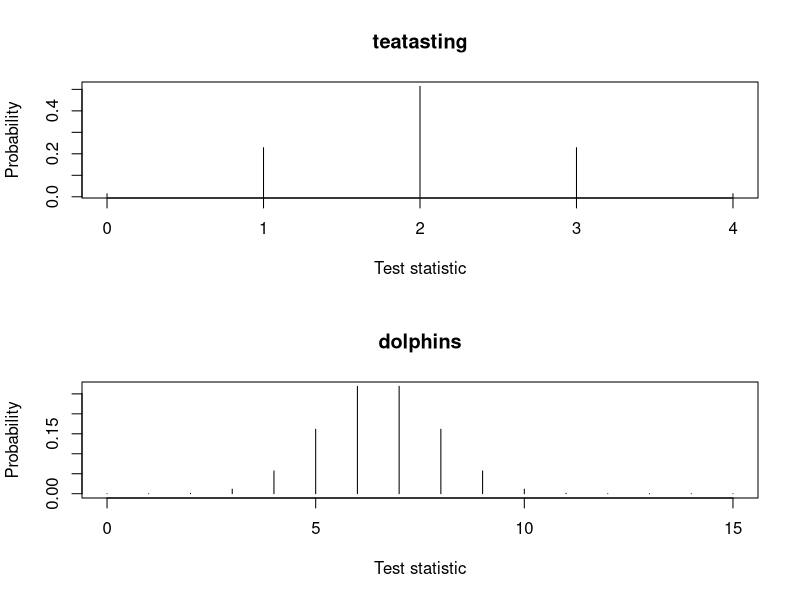

This chart was generated by the following R code:
## ---- chunk 1
allones <- c(teatasting=4, dolphins=13)
allzeroes <- c(teatasting=4, dolphins=17)
n_t <- c(teatasting=4, dolphins=15)

plot_dens <- function(expt){
plot(0:n_t[expt],
     dhyper(0:n_t[expt], m=allones[expt],
            n=allzeroes[expt], k=n_t[expt]),
      type="h", xlab="Test statistic", ylab="Probability",
      main=expt)
	    }

par(mfrow=c(2,1))
plot_dens("teatasting")
plot_dens("dolphins")
par(mfrow=c(1,1))
